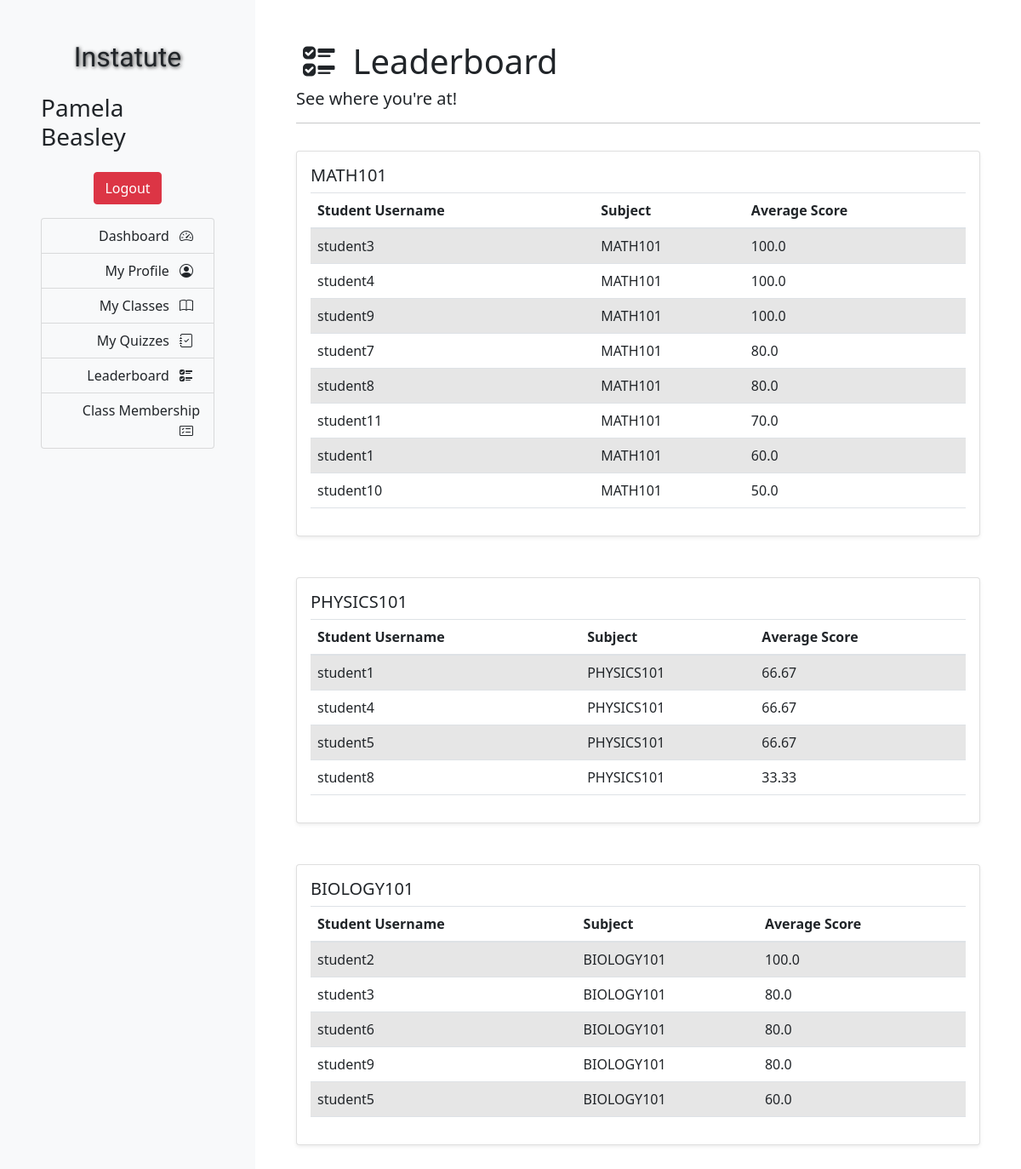
/leaderboard/ (signed in), run on the app's committed database.
### quiz/models.py (models this page shows, shortened)
class Result(models.Model):
    user = models.ForeignKey(User, on_delete=models.CASCADE)
    subject = models.CharField(max_length=100)
    quiz = models.ForeignKey(Quiz, on_delete=models.CASCADE)
    score = models.FloatField()
    created_dttm = models.DateTimeField(auto_now_add=True)

### quiz/views.py (the view)
# urls.py: path('leaderboard/', quiz_views.leaderboard, name='leaderboard'),
def leaderboard(request):
    leaderboard1 = Result.objects.filter(subject = 'MATH101').values('user','subject').annotate(user_int = Cast('user',IntegerField())-1, avg_score=Avg('score')).order_by('-avg_score')[0:10]
    leaderboard2 = Result.objects.filter(subject = 'PHYSICS101').values('user','subject').annotate(user_int = Cast('user',IntegerField())-1, avg_score=Avg('score')).order_by('-avg_score')[0:10]
    leaderboard3 = Result.objects.filter(subject = 'BIOLOGY101').values('user','subject').annotate(user_int = Cast('user',IntegerField())-1, avg_score=Avg('score')).order_by('-avg_score')[0:10]
    context = {
        'leaderboard1' : leaderboard1,
        'leaderboard2' : leaderboard2,
        'leaderboard3' : leaderboard3,
    }
    return render(request, 'quiz/leaderboard.html', context)

### quiz/templates/quiz/leaderboard.html (shortened to what this page needs)
{% extends "base.html" %}
{% load static %}
{% block content %}
<h1><i class="bi bi-ui-checks p-2"></i> Leaderboard</h1>
<h5>See where you're at!</h5>
<hr>
<div class="row mb-5 d-flex justify-content-center">
                <main class="pt-3">
                        <div class="card p-3 shadow-sm">
                            <h5>MATH101</h5>
                            <table class="table table-striped">
                            <thead>
                              <tr>
                                <th scope="col">Student Username</th>
                                <th scope="col">Subject</th>
                                <th scope="col">Average Score</th>
                              </tr>
                            </thead>
                            <tbody>
                                {% for x in leaderboard1 %}
                              <tr>
                                <td>student{{x.user_int}}</td>
                                <td>{{x.subject}}</td>
                                <td>{{x.avg_score}}</td>
                              </tr>
                            {% endfor %}
                          </tbody>
                          </table>
                        </div>
                        <div class="card p-3 mt-5 shadow-sm">
                            <h5>PHYSICS101</h5>
                            <table class="table table-striped">
                            <thead>
                                <tr>
                                    <th scope="col">Student Username</th>
                                    <th scope="col">Subject</th>
                                    <th scope="col">Average Score</th>
                                  </tr>
                            </thead>
                            <tbody>
                                {% for x in leaderboard2 %}
                              <tr>
                                <td>student{{x.user_int}}</td>
                                <td>{{x.subject}}</td>
                                <td>{{x.avg_score}}</td>
                              </tr>
                              {% endfor %}
                            </tbody>
                          </table>
                        </div>
                        <div class="card p-3 mt-5 shadow-sm">
                            <h5>BIOLOGY101</h5>
                            <table class="table table-striped">
                            <thead>
                                <tr>
                                    <th scope="col">Student Username</th>
                                    <th scope="col">Subject</th>
                                    <th scope="col">Average Score</th>
                                  </tr>
                            </thead>
                            <tbody>
                                {% for x in leaderboard3 %}
                              <tr>
                                <td>student{{x.user_int}}</td>
                                <td>{{x.subject}}</td>
                                <td>{{x.avg_score}}</td>
                              </tr>
                            {% endfor %}
                          </tbody>
                          </table>
                        </div>
                </main>
            </div>
        </div>
    </div>
</body>
{% endblock content %}

### templates/base.html (shortened to what this page needs)
{% load static %}
<!DOCTYPE html>
<html lang="en">
<head>
    <link rel="stylesheet" href="https://cdn.jsdelivr.net/npm/bootstrap@4.5.3/dist/css/bootstrap.min.css">
    <link rel="stylesheet" href="https://cdn.jsdelivr.net/npm/bootstrap-icons@1.8.3/font/bootstrap-icons.css">
    <link href="https://cdn.jsdelivr.net/npm/bootstrap@5.1.3/dist/css/bootstrap.min.css" rel="stylesheet">
</head>
<body>
<div class="container-fluid h-100 content">
    <div class="row h-100">
        <div class="col-12 col-md-3 p-5 bg-light">
            <div class="row mb-3">
                <div class="col-12 d-flex justify-content-center">
                    <h2 class="brand">Instatute</h2>
                </div>
            </div>
            {% if user.is_authenticated %}
            <div class="row my-3">
                <div class="col-12 d-flex justify-content-center">
                    <h3>{{ user.first_name }} {{ user.last_name }}</h3>
                </div>
            </div>
            {% endif %}
            <div class="row my-3">
                <div class="col-12 d-flex justify-content-center">
                    {% if user.is_authenticated %}
                        <a class="btn btn-danger mx-1" href="{% url 'logout' %}">Logout</a>
                        {% else %}
                        <a class="btn btn-success mx-1" href="{% url 'login' %}">Login</a>
                        <a class="btn btn-warning mx-1" href="{% url 'register' %}">Register</a>
                    {% endif %}
                </div>
            </div>
            {% if user.is_authenticated %}
            <div class="row my-3">
                <div class="col-12 d-flex justify-content-end">
                    <div class="list-group" style="width: 100%;">
                        <a href="{% url 'home' %}" class="list-group-item list-group-item-action text-end bg-light">Dashboard <i class="bi bi-speedometer2 p-2"></i></a>
                        <a href="{% url 'profile' %}" class="list-group-item list-group-item-action text-end bg-light">My Profile <i class="bi bi-person-circle p-2"></i></a>
                        <a href="{% url 'classes' %}" class="list-group-item list-group-item-action text-end bg-light">My Classes <i class="bi bi-book p-2"></i></a>
                        <a href="{% url 'quiz:main-view' %}" class="list-group-item list-group-item-action text-end bg-light">My Quizzes <i class="bi bi-journal-check p-2"></i></a>
                        <a href="{% url 'leaderboard' %}" class="list-group-item list-group-item-action text-end bg-light">Leaderboard <i class="bi bi-ui-checks p-2"></i></a>
                        <a href="{% url 'membership' %}" class="list-group-item list-group-item-action text-end bg-light">Class Membership <i class="bi bi-card-checklist p-2"></i></a>
                    </div>
                </div>
            </div>
            {% endif %}
        </div>
        <div class="col-12 col-md-9 p-5">
          {% block content %}
          {% endblock content %}
</body>
</html>

### templates/base.html (style rules this page uses)
html, body { height: 100%; }
.brand { font-family: 'Radio Canada', sans-serif; text-shadow: 1px 1px 4px #3f3f3f; }

### data on the page
Result: user_int "9", subject "MATH101", avg_score "100.0"
Result: user_int "8", subject "MATH101", avg_score "80.0"
Result: user_int "5", subject "PHYSICS101", avg_score "66.67"

### other printed values
{{ user.first_name }} "Pamela"
{{ user.last_name }} "Beasley"
{{ x.user_int }} "3" "4" "7" "11" "1" "10"
{{ x.subject }} "MATH101" "MATH101" "MATH101" "MATH101" "MATH101" "MATH101"
{{ x.avg_score }} "100.0" "100.0" "80.0" "70.0" "60.0" "50.0"
{{ x.user_int }} "1" "4" "8"
{{ x.subject }} "PHYSICS101" "PHYSICS101" "PHYSICS101"
{{ x.avg_score }} "66.67" "66.67" "33.33"
{{ x.user_int }} "2" "3" "6" "9" "5"
{{ x.subject }} "BIOLOGY101" "BIOLOGY101" "BIOLOGY101" "BIOLOGY101" "BIOLOGY101"
{{ x.avg_score }} "100.0" "80.0" "80.0" "80.0" "60.0"
